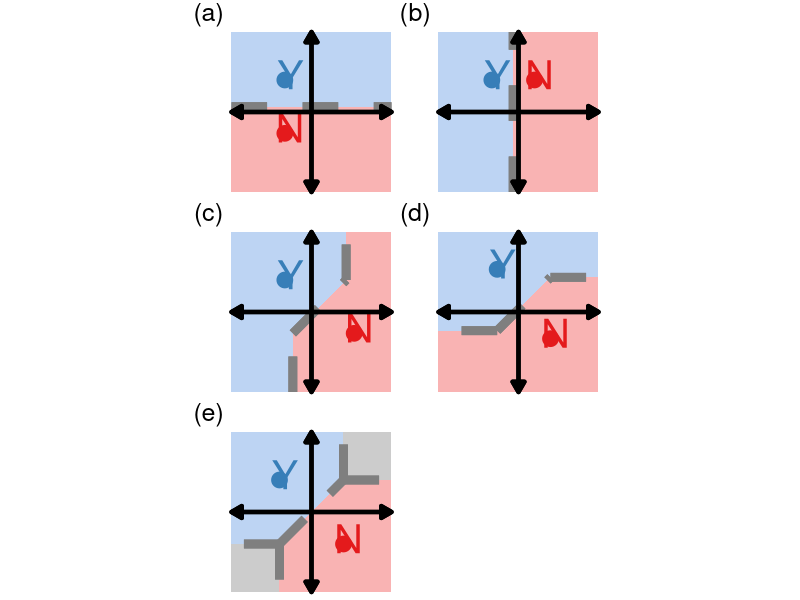
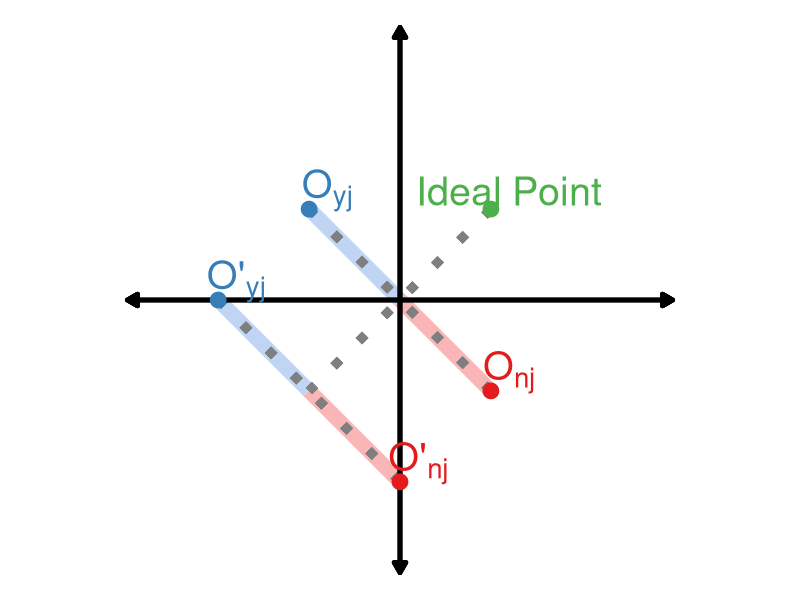

The R source for these figures, in order:
##########################################################################
## This R script is used to visualize the illustrative example of the 
## cutting line in the proposed method (Figure 1 of Appendix F) 
## and in the Bayesian IRT model (Figure 2 of Appendix G).
##########################################################################
## This is purely a visualization script that uses a stylized example 
## and does not involve any data analysis.
##########################################################################

library(tidyverse)
library(RColorBrewer)
library(patchwork)

theme_set(theme_void(base_size = 15) + theme(plot.title = element_text(hjust = 0.5), legend.position = "none"))
colors_set <- c("#F9B3B3", "#BDD4F3")

## Figure 1
dat <- data.frame(
    label = c("N", "Y"),
    x = c(-1, -1),
    y = c(-0.8, 1.2)
)

## case (a) horizontal cutting line
p1 <- ggplot(dat, aes(x, y)) +
    geom_rect(aes(xmin = -3, xmax = 3, ymin = sum(y)/2, ymax = 3), fill = colors_set[2]) +
    geom_rect(aes(xmin = -3, xmax = 3, ymin = -3, ymax = sum(y)/2), fill = colors_set[1]) +
    geom_point(aes(color = label), size = 5) +
    geom_text(aes(label = label, color = label), nudge_x = 0.2, nudge_y = 0.2, size = 10) +
    scale_color_brewer(palette = "Set1") +
    geom_segment(aes(x = -3, y = sum(y)/2, xend = 3, yend = sum(y)/2), color = "grey50", linewidth = 3, lty = "dashed") +
    geom_segment(aes(x = -3, y = 0, xend = 3, yend = 0), linewidth = 1.5, arrow = arrow(length = unit(0.3, "cm"), ends = "both", type = "closed")) +
    geom_segment(aes(x = 0, y = -3, xend = 0, yend = 3), linewidth = 1.5, arrow = arrow(length = unit(0.3, "cm"), ends = "both", type = "closed")) +
    coord_fixed()

dat <- data.frame(
    label = c("N", "Y"),
    x = c(0.6, -1),
    y = c(1.2, 1.2)
)

## case (b) vertical cutting line
p2 <- ggplot(dat, aes(x, y)) +
    geom_rect(aes(xmin = -3, xmax = sum(x)/2, ymin = -3, ymax = 3), fill = colors_set[2]) +
    geom_rect(aes(xmin = sum(x)/2, xmax = 3, ymin = -3, ymax = 3), fill = colors_set[1]) +
    geom_point(aes(color = label), size = 5) +
    geom_text(aes(label = label, color = label), nudge_x = 0.2, nudge_y = 0.2, size = 10) +
    scale_color_brewer(palette = "Set1") +
    geom_segment(aes(x = sum(x)/2, y = -3, xend = sum(x)/2, yend = 3), color = "grey50", linewidth = 3, lty = "dashed") +
    geom_segment(aes(x = -3, y = 0, xend = 3, yend = 0), linewidth = 1.5, arrow = arrow(length = unit(0.3, "cm"), ends = "both", type = "closed")) +
    geom_segment(aes(x = 0, y = -3, xend = 0, yend = 3), linewidth = 1.5, arrow = arrow(length = unit(0.3, "cm"), ends = "both", type = "closed")) +
    coord_fixed()

dat <- data.frame(
    label = c("N", "Y"),
    x = c(1.6, -1),
    y = c(-0.8, 1.2)
)

temp <- (abs(diff(dat$x)) + abs(diff(dat$y)))/2

shape_y <- data.frame(
  x = c(-3, dat$x[2] + temp, dat$x[2] + temp, dat$x[1] - temp, dat$x[1] - temp, -3),
  y = c(3, 3, dat$y[2], dat$y[1], -3, -3)
)

shape_n <- data.frame(
  x = c(dat$x[2] + temp, dat$x[2] + temp, dat$x[1] - temp, dat$x[1] - temp, 3, 3),
  y = c(3, dat$y[2], dat$y[1], -3, -3, 3)
)

## case (c) mix of straight lines 1
p3 <- ggplot(dat, aes(x, y)) +
  geom_polygon(data = shape_n, aes(x, y), fill = colors_set[1]) +
  geom_polygon(data = shape_y, aes(x, y), fill = colors_set[2]) +
  geom_point(aes(color = label), size = 5) +
    geom_text(aes(label = label, color = label), nudge_x = 0.2, nudge_y = 0.2, size = 10) +
    scale_color_brewer(palette = "Set1") +
    geom_segment(aes(x = x[2] + temp, y = y[2], xend = x[2] + temp, yend = 3), color = "grey50", linewidth = 3, lty = "dashed") +
    geom_segment(aes(x = x[1] - temp, y = -3, xend = x[1] - temp, yend = y[1]), color = "grey50", linewidth = 3, lty = "dashed") +
    geom_segment(aes(x = x[1] - temp, y = y[1], xend = x[2] + temp, yend = y[2]), color = "grey50", linewidth = 3, lty = "dashed") +
    geom_segment(aes(x = -3, y = 0, xend = 3, yend = 0), linewidth = 1.5, arrow = arrow(length = unit(0.3, "cm"), ends = "both", type = "closed")) +
    geom_segment(aes(x = 0, y = -3, xend = 0, yend = 3), linewidth = 1.5, arrow = arrow(length = unit(0.3, "cm"), ends = "both", type = "closed")) +
    coord_fixed()

dat <- data.frame(
    label = c("N", "Y"),
    x = c(1.2, -0.8),
    y = c(-1, 1.6)
)

temp <- (abs(diff(dat$x)) + abs(diff(dat$y)))/2

shape_y <- data.frame(
  x = c(-3, -3, dat$x[2], dat$x[1], 3, 3),
  y = c(3, dat$y[2] - temp, dat$y[2] - temp, dat$y[1] + temp, dat$y[1] + temp, 3)
)

shape_n <- data.frame(
  x = c(-3, dat$x[2], dat$x[1], 3, 3, -3),
  y = c(dat$y[2] - temp, dat$y[2] - temp, dat$y[1] + temp, dat$y[1] + temp, -3, -3)
)

## case (d) mix of straight lines 2
p4 <- ggplot(dat, aes(x, y)) +
  geom_polygon(data = shape_n, aes(x, y), fill = colors_set[1]) +
  geom_polygon(data = shape_y, aes(x, y), fill = colors_set[2]) +
  geom_point(aes(color = label), size = 5) +
    geom_text(aes(label = label, color = label), nudge_x = 0.2, nudge_y = 0.2, size = 10) +
    scale_color_brewer(palette = "Set1") +
    geom_segment(aes(x = x[1], y = y[1] + temp, xend = 3, yend = y[1] + temp), color = "grey50", linewidth = 3, lty = "dashed") +
    geom_segment(aes(x = x[2], y = y[2] - temp, xend = -3, yend = y[2] - temp), color = "grey50", linewidth = 3, lty = "dashed") +
    geom_segment(aes(x = x[2], y = y[2] - temp, xend = x[1], yend = y[1] + temp), color = "grey50", linewidth = 3, lty = "dashed") +
    geom_segment(aes(x = -3, y = 0, xend = 3, yend = 0), linewidth = 1.5, arrow = arrow(length = unit(0.3, "cm"), ends = "both", type = "closed")) +
    geom_segment(aes(x = 0, y = -3, xend = 0, yend = 3), linewidth = 1.5, arrow = arrow(length = unit(0.3, "cm"), ends = "both", type = "closed")) +
    coord_fixed()

dat <- data.frame(
    label = c("N", "Y"),
    x = c(1.2, -1.2),
    y = c(-1.2, 1.2)
)

shape_y <- data.frame(
  x = c(-3, -3, dat$x[2], dat$x[1], dat$x[1]),
  y = c(3, dat$y[1], dat$y[1], dat$y[2], 3)
)

sshape_y <- data.frame(
  x = c(3, dat$x[2], dat$x[2], dat$x[1], 3),
  y = c(-3, -3, dat$y[1], dat$y[2], dat$y[2])
)

## case (d) mix of straight lines 3
p5 <- ggplot(dat, aes(x, y)) +
  geom_polygon(data = shape_n, aes(x, y), fill = colors_set[1]) +
  geom_polygon(data = shape_y, aes(x, y), fill = colors_set[2]) +
  geom_point(aes(color = label), size = 5) +
    geom_rect(aes(xmin = x[1], xmax = 3, ymin = y[2], ymax = 3), fill = "grey80") +
    geom_rect(aes(xmin = -3, xmax = x[2], ymin = y[1], ymax = -3), fill = "grey80") +
    geom_text(aes(label = label, color = label), nudge_x = 0.2, nudge_y = 0.2, size = 10) +
    scale_color_brewer(palette = "Set1") +
    geom_segment(aes(x = x[1], y = y[2], xend = 3, yend = y[2]), color = "grey50", linewidth = 3, lty = "dashed") +
    geom_segment(aes(x = x[1], y = y[2], xend = x[1], yend = 3), color = "grey50", linewidth = 3, lty = "dashed") +
    geom_segment(aes(x = x[2], y = y[1], xend = -3, yend = y[1]), color = "grey50", linewidth = 3, lty = "dashed") +
    geom_segment(aes(x = x[2], y = y[1], xend = x[2], yend = -3), color = "grey50", linewidth = 3, lty = "dashed") +
    geom_segment(aes(x = x[2], y = y[1], xend = x[1], yend = y[2]), color = "grey50", linewidth = 3, lty = "dashed") +
    geom_segment(aes(x = -3, y = 0, xend = 3, yend = 0), linewidth = 1.5, arrow = arrow(length = unit(0.3, "cm"), ends = "both", type = "closed")) +
    geom_segment(aes(x = 0, y = -3, xend = 0, yend = 3), linewidth = 1.5, arrow = arrow(length = unit(0.3, "cm"), ends = "both", type = "closed")) +
    coord_fixed()

p <- p1 + p2 + p3 + p4 + p5 + plot_layout(ncol = 2) + plot_annotation(tag_levels = "a", tag_prefix = "(", tag_suffix = ")")

dat <- data.frame(
    label = c("O[yj]", "O[nj]", "O*plain(\"'\")[yj]", "O*plain(\"'\")[nj]", "Ideal~Point"),
    type = c("bY", "aN", "bY", "aN", "cX"),
    x = c(-1, 1, -2, 0, 1),
    y = c(1, -1, 0, -2, 1)
)

## Figure 2
## BIRT cutting line
p2 <- ggplot(dat, aes(x, y)) +
    scale_color_brewer(palette = "Set1") +
    geom_segment(aes(x = 1, y = -1, xend = 0, yend = 0), color = colors_set[1], linewidth = 5, alpha = 0.5) +
    geom_segment(aes(x = 0, y = -2, xend = -1, yend = -1), color = colors_set[1], linewidth = 5, alpha = 0.5) +
    geom_segment(aes(x = -1, y = 1, xend = 0, yend = 0), color = colors_set[2], linewidth = 5, alpha = 0.5) +
    geom_segment(aes(x = -2, y = 0, xend = -1, yend = -1), color = colors_set[2], linewidth = 5, alpha = 0.5) +
    geom_segment(aes(x = 1, y = 1, xend = -1, yend = -1), color = "grey50", linewidth = 3, lty = "dotted") +
    geom_segment(aes(x = 1, y = -1, xend = -1, yend = 1), color = "grey50", linewidth = 3, lty = "dotted") +
    geom_segment(aes(x = 0, y = -2, xend = -2, yend = 0), color = "grey50", linewidth = 3, lty = "dotted") +
    geom_segment(aes(x = -3, y = 0, xend = 3, yend = 0), linewidth = 1.5, arrow = arrow(length = unit(0.3, "cm"), ends = "both", type = "closed")) +
    geom_segment(aes(x = 0, y = -3, xend = 0, yend = 3), linewidth = 1.5, arrow = arrow(length = unit(0.3, "cm"), ends = "both", type = "closed")) +
    geom_point(aes(color = type), size = 5) +
    geom_text(aes(label = label, color = type), nudge_x = 0.2, nudge_y = 0.2, size = 10, parse = TRUE) +
    coord_fixed()

# Save figure -------------------------------------------------------------

ggsave("figure/cutting_line.pdf", p, width = 14, height = 21, dpi = 300)
ggsave("figure/cutting_line2.pdf", p2, width = 14, height = 14, dpi = 300)
